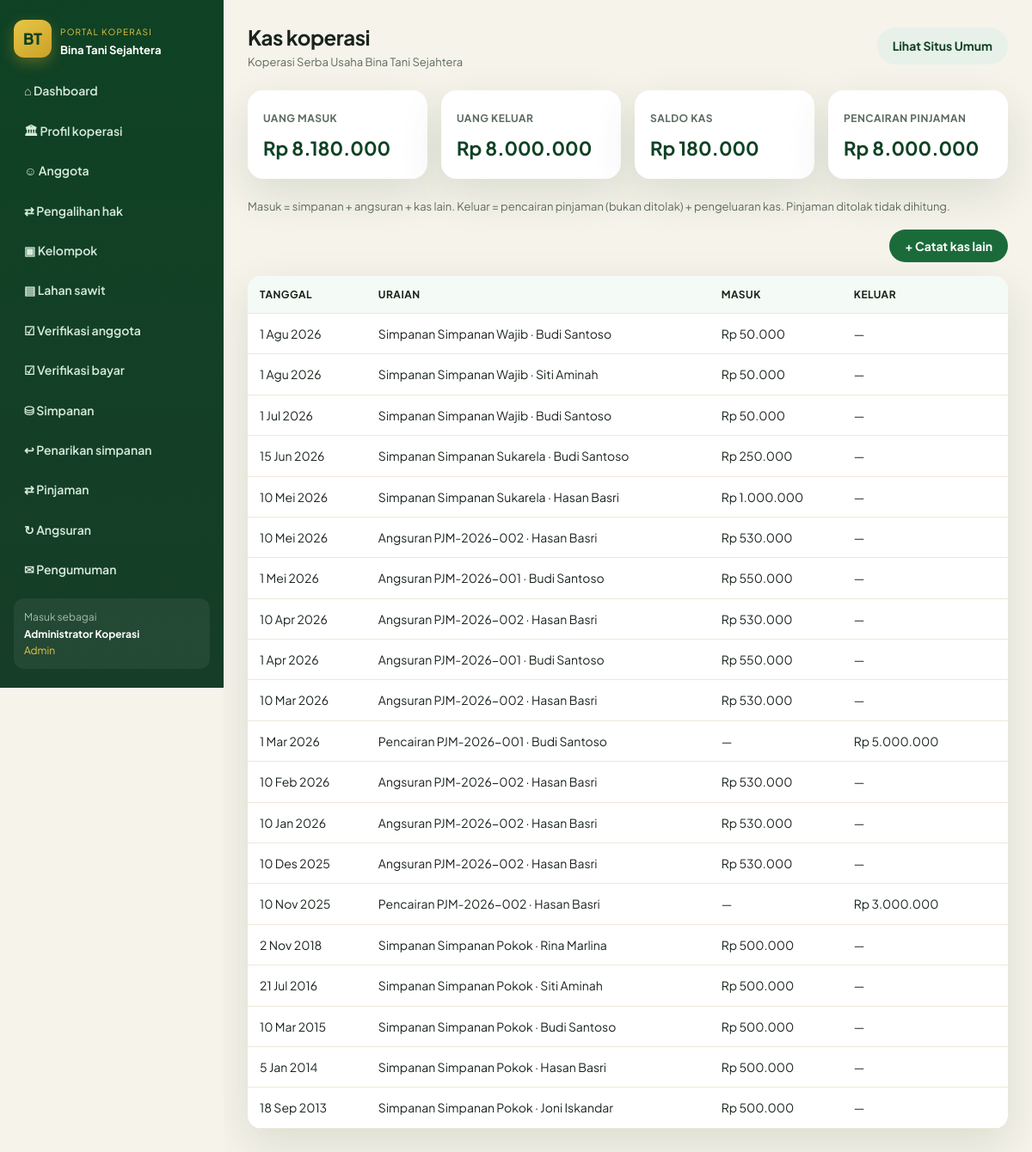
Page /kas.php (signed in) on the committed database.
### tables this page shows
CREATE TABLE IF NOT EXISTS pengaturan (
  id INT PRIMARY KEY DEFAULT 1,
  nama_koperasi VARCHAR(150) DEFAULT 'Koperasi Serba Usaha Bina Tani Sejahtera',
  alamat TEXT,
  telepon VARCHAR(30),
  email VARCHAR(80),
  tahun_berdiri YEAR,
  tanggal_berdiri DATE NULL,
  ketua VARCHAR(100),
  visi TEXT,
  misi TEXT,
  bagi_hasil_persen DECIMAL(5,2) NOT NULL DEFAULT 1.00,
  simpanan_pokok DECIMAL(15,2) NOT NULL DEFAULT 500000,
  simpanan_wajib DECIMAL(15,2) NOT NULL DEFAULT 50000
);

CREATE TABLE IF NOT EXISTS simpanan (
  id INT AUTO_INCREMENT PRIMARY KEY,
  anggota_id INT NOT NULL,
  jenis_id INT NOT NULL,
  tanggal DATE NOT NULL,
  jumlah DECIMAL(15,2) NOT NULL,
  keterangan VARCHAR(255),
  created_by INT,
  created_at TIMESTAMP DEFAULT CURRENT_TIMESTAMP
);

CREATE TABLE IF NOT EXISTS angsuran (
  id INT AUTO_INCREMENT PRIMARY KEY,
  pinjaman_id INT NOT NULL,
  pencairan_id INT NULL,
  angsuran_ke INT NOT NULL,
  tanggal DATE NOT NULL,
  jumlah DECIMAL(15,2) NOT NULL,
  pokok DECIMAL(15,2) NOT NULL DEFAULT 0,
  bagi_hasil DECIMAL(15,2) NOT NULL DEFAULT 0,
  denda DECIMAL(15,2) NOT NULL DEFAULT 0,
  sumber_bayar VARCHAR(40) DEFAULT 'tunai',
  keterangan VARCHAR(255),
  created_by INT,
  created_at TIMESTAMP DEFAULT CURRENT_TIMESTAMP
);

CREATE TABLE IF NOT EXISTS pinjaman (
  id INT AUTO_INCREMENT PRIMARY KEY,
  no_pinjaman VARCHAR(20) UNIQUE NOT NULL,
  anggota_id INT NOT NULL,
  tanggal DATE NOT NULL,
  jumlah DECIMAL(15,2) NOT NULL,
  bagi_hasil_persen DECIMAL(5,2) DEFAULT 1.00,
  tenor INT NOT NULL,
  keperluan VARCHAR(255),
  status VARCHAR(20) DEFAULT 'pengajuan',
  total_tagihan DECIMAL(15,2) DEFAULT 0,
  sisa DECIMAL(15,2) DEFAULT 0,
  catatan TEXT,
  agunan VARCHAR(120) NULL,
  no_perjanjian VARCHAR(40) NULL,
  pengajuan_id INT NULL,
  pencairan_id INT NULL,
  created_at TIMESTAMP DEFAULT CURRENT_TIMESTAMP
);

### config.php (called while the page is built, shortened)
<?php
function db(): PDO {
    static $pdo = null;
    if ($pdo !== null) {
        return $pdo;
    }
    $attempts = [
        [DB_USER, DB_PASS],
        ['root', ''],
        ['root', 'root'],
        ['koperasi', 'koperasi123'],
    ];
    $last = null;
    foreach ($attempts as [$user, $pass]) {
        try {
            $pdo = new PDO(
                'mysql:host=' . DB_HOST . ';dbname=' . DB_NAME . ';charset=utf8mb4',
                $user,
                $pass,
                [
                    PDO::ATTR_ERRMODE => PDO::ERRMODE_EXCEPTION,
                    PDO::ATTR_DEFAULT_FETCH_MODE => PDO::FETCH_ASSOC,
                ]
            );
            return $pdo;
        } catch (Throwable $e) {
            $last = $e;
        }
    }
    throw $last ?? new RuntimeException('Gagal konek database');
}
function setting(): array {
    static $s = null;
    if ($s === null) {
        $s = db()->query('SELECT * FROM pengaturan WHERE id = 1')->fetch() ?: [];
    }
    return $s;
}
function rupiah($n): string {
    return 'Rp ' . number_format((float)$n, 0, ',', '.');
}
function e($s): string {
    return htmlspecialchars((string)$s, ENT_QUOTES, 'UTF-8');
}
function auth(): ?array {
    if (!empty($_SESSION['user'])) {
        return $_SESSION['user'];
    }
    return null;
}
function tgl($d): string {
    $bulan = [1=>'Jan','Feb','Mar','Apr','Mei','Jun','Jul','Agu','Sep','Okt','Nov','Des'];
    $ts = strtotime($d);
    return date('j', $ts) . ' ' . $bulan[(int)date('n', $ts)] . ' ' . date('Y', $ts);
}

### kas.php (the view, shortened to what this page needs)
<?php
require __DIR__ . '/config.php';
$title = 'Kas koperasi';
$pdo = db();
$totSimpan = (float)$pdo->query('SELECT COALESCE(SUM(jumlah),0) FROM simpanan')->fetchColumn();
$totAngsur = (float)$pdo->query('SELECT COALESCE(SUM(jumlah),0) FROM angsuran')->fetchColumn();
$totCair = (float)$pdo->query("SELECT COALESCE(SUM(jumlah),0) FROM pinjaman WHERE status IN ('berjalan','disetujui','lunas')")->fetchColumn();
$totKasMasuk = (float)$pdo->query("SELECT COALESCE(SUM(jumlah),0) FROM kas WHERE arah='masuk'")->fetchColumn();
$totKasKeluar = (float)$pdo->query("SELECT COALESCE(SUM(jumlah),0) FROM kas WHERE arah='keluar'")->fetchColumn();
$masuk = $totSimpan + $totAngsur + $totKasMasuk;
$keluar = $totCair + $totKasKeluar;
$saldo = $masuk - $keluar;
$mutasi = [];
foreach ($pdo->query("SELECT s.tanggal, s.jumlah, a.nama, j.nama jenis FROM simpanan s JOIN anggota a ON a.id=s.anggota_id JOIN jenis_simpanan j ON j.id=s.jenis_id") as $r) {
    $mutasi[] = ['tanggal' => $r['tanggal'], 'arah' => 'masuk', 'uraian' => 'Simpanan '.$r['jenis'].' · '.$r['nama'], 'jumlah' => $r['jumlah']];
}
foreach ($pdo->query("SELECT g.tanggal, g.jumlah, a.nama, p.no_pinjaman FROM angsuran g JOIN pinjaman p ON p.id=g.pinjaman_id JOIN anggota a ON a.id=p.anggota_id") as $r) {
    $mutasi[] = ['tanggal' => $r['tanggal'], 'arah' => 'masuk', 'uraian' => 'Angsuran '.$r['no_pinjaman'].' · '.$r['nama'], 'jumlah' => $r['jumlah']];
}
foreach ($pdo->query("SELECT tanggal, jumlah, no_pinjaman, anggota_id FROM pinjaman WHERE status IN ('berjalan','disetujui','lunas')") as $r) {
    $nm = $pdo->prepare('SELECT nama FROM anggota WHERE id=?');
    $nm->execute([$r['anggota_id']]);
    $mutasi[] = ['tanggal' => $r['tanggal'], 'arah' => 'keluar', 'uraian' => 'Pencairan '.$r['no_pinjaman'].' · '.$nm->fetchColumn(), 'jumlah' => $r['jumlah']];
}
usort($mutasi, function ($a, $b) {
    return strcmp($b['tanggal'], $a['tanggal']);
});
include __DIR__ . '/includes/app_header.php';
?>
<div class="kpis">
  <div class="kpi"><span>Uang masuk</span><b><?= rupiah($masuk) ?></b></div>
  <div class="kpi"><span>Uang keluar</span><b><?= rupiah($keluar) ?></b></div>
  <div class="kpi"><span>Saldo kas</span><b><?= rupiah($saldo) ?></b></div>
  <div class="kpi"><span>Pencairan pinjaman</span><b><?= rupiah($totCair) ?></b></div>
</div>
<p style="font-size:13px;color:var(--muted);margin-bottom:16px;">
  Masuk = simpanan + angsuran + kas lain. Keluar = pencairan pinjaman (bukan ditolak) + pengeluaran kas.
  Pinjaman ditolak tidak dihitung.
</p>
<div class="row" style="margin-bottom:16px;justify-content:flex-end;">
  <button class="btn btn-green" type="button" onclick="openModal('mKas')">+ Catat kas lain</button>
</div>
<div class="table-wrap">
  <table>
    <thead><tr><th>Tanggal</th><th>Uraian</th><th>Masuk</th><th>Keluar</th><th></th></tr></thead>
    <tbody>
    <?php foreach (array_slice($mutasi, 0, 250) as $m): ?>
      <tr>
        <td><?= tgl($m['tanggal']) ?></td>
        <td><?= e($m['uraian']) ?></td>
        <td><?= $m['arah']==='masuk' ? rupiah($m['jumlah']) : '—' ?></td>
        <td><?= $m['arah']==='keluar' ? rupiah($m['jumlah']) : '—' ?></td>
        <td>
        </td>
      </tr>
    <?php endforeach; if (!$mutasi): ?>
      <tr><td colspan="5">Belum ada mutasi.</td></tr>
    <?php endif; ?>
    </tbody>
  </table>
</div>
<?php include __DIR__ . '/includes/app_footer.php'; ?>

### includes/app_header.php (shortened to what this page needs)
<?php
$s = setting();
$u = auth();
function nav_active($file) {
    return basename($_SERVER['PHP_SELF']) === $file ? 'active' : '';
}
?>
<!DOCTYPE html>
<html lang="id">
<head>
  <link rel="stylesheet" href="assets/style.css?v=24">
</head>
<body>
<div class="app">
  <aside class="sidebar" id="appSide">
    <div class="side-brand">
      <div class="logo">BT</div>
      <div>
        <small style="color:#e8c547;font-size:10px;letter-spacing:.12em;text-transform:uppercase;">Portal Koperasi</small>
        <strong style="display:block;font-size:13px;color:#fff;">Bina Tani Sejahtera</strong>
      </div>
    </div>
    <nav class="side-nav">
      <a class="<?= nav_active('dashboard.php') ?>" href="dashboard.php">⌂ Dashboard</a>
      <a class="<?= nav_active('profil_koperasi.php') ?>" href="profil_koperasi.php">🏛 Profil koperasi</a>
      <?php if (in_array($u['role'], ['admin','pengurus'])): ?>
        <a class="<?= nav_active('anggota.php') ?>" href="anggota.php">☺ Anggota</a>
        <a class="<?= nav_active('pengalihan.php') ?>" href="pengalihan.php">⇄ Pengalihan hak</a>
        <a class="<?= nav_active('kelompok.php') ?>" href="kelompok.php">▣ Kelompok</a>
        <a class="<?= nav_active('tbs_lahan.php') ?>" href="tbs_lahan.php">▤ Lahan sawit</a>
        <a class="<?= nav_active('verifikasi.php') ?>" href="verifikasi.php">☑ Verifikasi anggota</a>
        <a class="<?= nav_active('verifikasi_bayar.php') ?>" href="verifikasi_bayar.php">☑ Verifikasi bayar</a>
        <a class="<?= nav_active('simpanan.php') ?>" href="simpanan.php">⛁ Simpanan</a>
        <a class="<?= nav_active('penarikan.php') ?>" href="penarikan.php">↩ Penarikan simpanan</a>
        <a class="<?= nav_active('pinjaman.php') ?>" href="pinjaman.php">⇄ Pinjaman</a>
        <a class="<?= nav_active('angsuran.php') ?>" href="angsuran.php">↻ Angsuran</a>
        <a class="<?= nav_active('pengumuman.php') ?>" href="pengumuman.php">✉ Pengumuman</a>
      <?php endif; ?>
    </nav>
    <div style="margin-top:auto;padding:12px;background:rgba(255,255,255,.06);border-radius:12px;font-size:12px;">
      <div style="opacity:.7;">Masuk sebagai</div>
      <strong style="color:#fff;"><?= e($u['nama']) ?></strong>
      <div style="color:#e8c547;text-transform:capitalize;"><?= e($u['role']) ?></div>
    </div>
  </aside>
  <div class="main">
    <div class="topbar">
      <div class="topbar-left">
        <div>
          <h2 style="letter-spacing:-.02em;"><?= e($title ?? 'Dashboard') ?></h2>
          <div style="color:#5c6b60;font-size:13px;"><?= e($s['nama_koperasi']) ?></div>
        </div>
      </div>
      <a class="btn btn-ghost hide-sm" href="index.php" target="_blank">Lihat Situs Umum</a>
    </div>

### assets/style.css (style rules this page uses)
:root { --green: #1b6b3a; --green-d: #0f4224; --green-l: #2d9a56; --leaf: #7cb342; --gold: #c9a227; --gold-l: #e8c547; --cream: #f6f3ea; --sand: #efe8d8; --ink: #1a241c; --muted: #5c6b60; --white: #fff; --card: #fff; --shadow: 0 18px 50px rgba(15, 66, 36, .12); --radius: 18px; --nav-h: 76px; }
* { box-sizing: border-box; margin: 0; padding: 0; }
html { scroll-behavior: smooth; }
body { font-family: "Plus Jakarta Sans", system-ui, sans-serif; color: var(--ink); background: var(--cream); line-height: 1.6; overflow-x: hidden; }
a { color: inherit; text-decoration: none; }
.logo { width: 44px; height: 44px; border-radius: 12px; background: linear-gradient(145deg, var(--gold-l), var(--gold)); display: grid; place-items: center; font-weight: 800; color: var(--green-d); font-size: 18px; box-shadow: 0 6px 16px rgba(201,162,39,.35); }
.btn { display: inline-flex; align-items: center; justify-content: center; gap: 8px; padding: 10px 18px; border-radius: 999px; border: 0; cursor: pointer; font-weight: 700; font-size: 14px; font-family: inherit; }
.btn-green { background: var(--green); color: #fff; }
.btn-ghost { background: #e8f0ea; color: var(--green-d); }
.table-wrap { overflow-x: auto; overflow-y: hidden; background: #fff; border-radius: 16px; box-shadow: var(--shadow); width: 100%; max-width: 100%; -webkit-overflow-scrolling: touch; }
table { width: 100%; border-collapse: collapse; font-size: 14px; }
th, td { padding: 12px 14px; text-align: left; border-bottom: 1px solid #efe8d8; }
th { background: #f4faf5; color: var(--green-d); font-size: 12px; letter-spacing: .04em; text-transform: uppercase; }
.app { display: grid; grid-template-columns: 260px 1fr; min-height: 100vh; }
.sidebar { background: linear-gradient(180deg, #0f4224, #163d27); color: #dceee1; padding: 22px 16px; position: sticky; top: 0; height: 100vh; max-height: 100vh; overflow: hidden; display: flex; flex-direction: column; }
.side-brand { display: flex; gap: 10px; align-items: center; margin-bottom: 16px; color: #fff; flex: 0 0 auto; }
.side-nav { flex: 1 1 auto; min-height: 0; overflow-y: auto; overflow-x: hidden; padding-right: 4px; margin-bottom: 10px; }
.side-nav { scrollbar-color: rgba(232,197,71,.45) transparent; }
.side-nav a { display: flex; gap: 10px; align-items: center; padding: 10px 12px; border-radius: 12px; color: #d7eadc; font-size: 14px; font-weight: 600; margin-bottom: 4px; }
.sidebar > div:last-child { flex: 0 0 auto; }
.main { padding: 24px 28px 48px; min-width: 0; overflow-x: hidden; }
.topbar { display: flex; justify-content: space-between; align-items: center; margin-bottom: 22px; }
.kpis { display: grid; grid-template-columns: repeat(4, 1fr); gap: 16px; margin-bottom: 22px; }
.kpi { background: #fff; border-radius: 18px; padding: 18px; box-shadow: var(--shadow); }
.kpi span { font-size: 12px; color: var(--muted); font-weight: 700; letter-spacing: .04em; text-transform: uppercase; }
.kpi b { display: block; font-size: 22px; margin-top: 6px; color: var(--green-d); }
.row { display: flex; gap: 10px; flex-wrap: wrap; align-items: center; }
.main > .row { margin-bottom: 14px; }
.topbar-left { display: flex; align-items: center; gap: 10px; min-width: 0; }
@media (min-width: 961px) { .sidebar { transform: none !important; position: sticky; } }
th a.th-sort, th.th-click { color: inherit; text-decoration: none; cursor: pointer; user-select: none; }

### rows in the picture
pengaturan: nama_koperasi "Koperasi Serba Usaha Bina Tani Sejahtera"
simpanan: tanggal "1 Jul 2026", uraian "Simpanan Simpanan Wajib · Budi Santoso", jumlah "Rp 50.000"
simpanan: tanggal "15 Jun 2026", uraian "Simpanan Simpanan Sukarela · Budi Santoso", jumlah "Rp 250.000"
simpanan: tanggal "10 Mei 2026", uraian "Simpanan Simpanan Sukarela · Hasan Basri", jumlah "Rp 1.000.000"
angsuran: tanggal "10 Mei 2026", uraian "Angsuran PJM-2026-002 · Hasan Basri", jumlah "Rp 530.000"
angsuran: tanggal "1 Mei 2026", uraian "Angsuran PJM-2026-001 · Budi Santoso", jumlah "Rp 550.000"
angsuran: tanggal "10 Apr 2026", uraian "Angsuran PJM-2026-002 · Hasan Basri", jumlah "Rp 530.000"
angsuran: tanggal "1 Apr 2026", uraian "Angsuran PJM-2026-001 · Budi Santoso", jumlah "Rp 550.000"
angsuran: tanggal "10 Mar 2026", uraian "Angsuran PJM-2026-002 · Hasan Basri", jumlah "Rp 530.000"
pinjaman: tanggal "1 Mar 2026", uraian "Pencairan PJM-2026-001 · Budi Santoso", jumlah "Rp 5.000.000"
angsuran: tanggal "10 Feb 2026", uraian "Angsuran PJM-2026-002 · Hasan Basri", jumlah "Rp 530.000"
angsuran: tanggal "10 Jan 2026", uraian "Angsuran PJM-2026-002 · Hasan Basri", jumlah "Rp 530.000"
angsuran: tanggal "10 Des 2025", uraian "Angsuran PJM-2026-002 · Hasan Basri", jumlah "Rp 530.000"
pinjaman: tanggal "10 Nov 2025", uraian "Pencairan PJM-2026-002 · Hasan Basri", jumlah "Rp 3.000.000"
simpanan: tanggal "2 Nov 2018", uraian "Simpanan Simpanan Pokok · Rina Marlina", jumlah "Rp 500.000"
simpanan: tanggal "21 Jul 2016", uraian "Simpanan Simpanan Pokok · Siti Aminah", jumlah "Rp 500.000"
simpanan: tanggal "10 Mar 2015", uraian "Simpanan Simpanan Pokok · Budi Santoso", jumlah "Rp 500.000"
simpanan: tanggal "5 Jan 2014", uraian "Simpanan Simpanan Pokok · Hasan Basri", jumlah "Rp 500.000"
simpanan: tanggal "18 Sep 2013", uraian "Simpanan Simpanan Pokok · Joni Iskandar", jumlah "Rp 500.000"

### other values in the picture
$u['nama'] "Administrator Koperasi"
$u['role'] "Admin"
$title "Kas koperasi"
rupiah($masuk) "Rp 8.180.000"
rupiah($keluar) "Rp 8.000.000"
rupiah($saldo) "Rp 180.000"
rupiah($totCair) "Rp 8.000.000"
tgl($m['tanggal']) "1 Agu 2026"
$m['uraian'] "Simpanan Simpanan Wajib · Budi Santoso"
rupiah($m['jumlah']) "Rp 50.000"
$m['uraian'] "Simpanan Simpanan Wajib · Siti Aminah"
